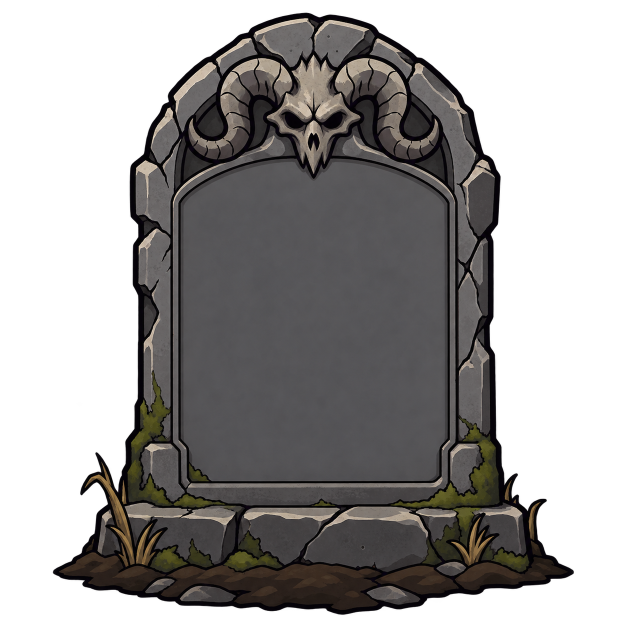
#> input picture src/assets/art/grave/source/cand_a.png, 1254 x 1254 px (shown at 1/2 size); its folder holds only this picture in this run
$ python install.py
#> lines starting #> are read from the running program, lines starting #| are printed output that depends on the picture
# -*- coding: utf-8 -*-
"""무덤 명패 비석 설치 — cand_<id>.png → ../tombstone.webp (256 투명 · 위아래 3% 여백 · 가운데)

python install.py [후보 id]   (없으면 a · 지금 설치본은 ins1 — 흰 비문 편집본 · ADR-0614)
찍는 것: 설치본 안의 앞면 판 사각 % — 화면이 앞면에 글자를 얹던 때(ADR-0611 ~ 0613)의 자리다. 지금 화면은 안 쓴다.
"""
import sys
from collections import deque
from pathlib import Path

from PIL import Image

HERE = Path(__file__).resolve().parent
SIDE, FILL = 256, 0.94          # 설치본 한 변 · 내용이 차지하는 세로 비 — 초상 자리를 비석이 거의 다 채운다


def main():
    vid = sys.argv[1] if len(sys.argv) > 1 else 'a'
    im = Image.open(HERE / f'cand_{vid}.png').convert('RGBA')
#> im is the input picture: PIL image 1254x1254 RGBA; mean R, G, B, A 40.1, 38.1, 37.3, 133.9
    a = im.getchannel('A').point(lambda v: 0 if v < 8 else v)        # 가장자리 잔털 알파를 걷는다
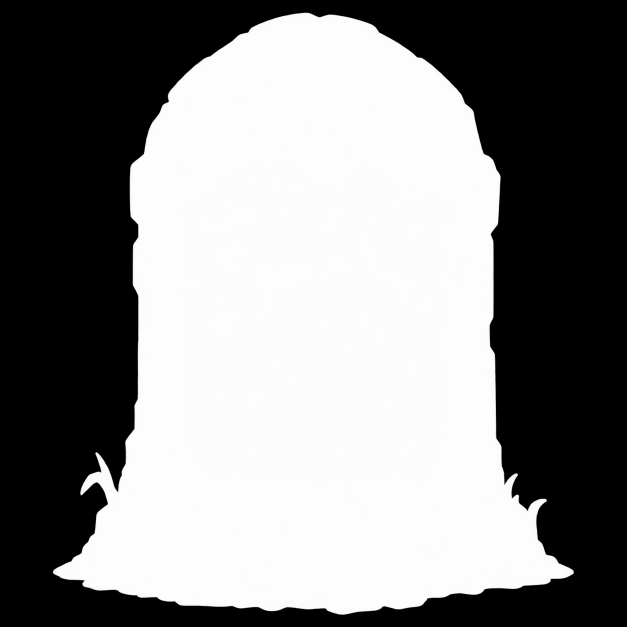
#> a: PIL image 1254x1254 L (shown at 1/2 size); min 0, max 255, mean 133.9
    im.putalpha(a)
    im = im.crop(a.point(lambda v: 255 if v >= 24 else 0).getbbox())
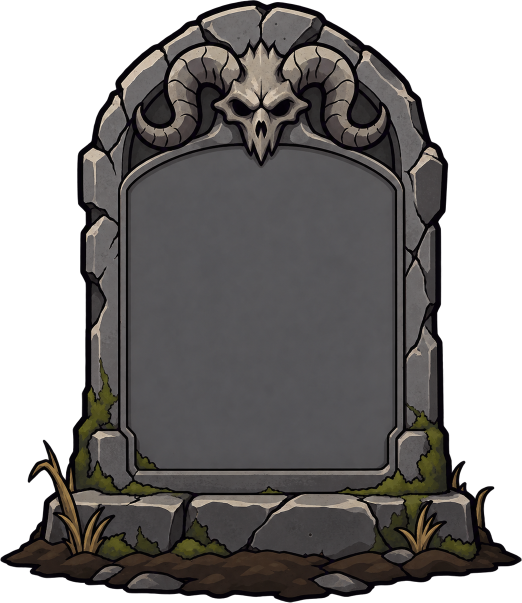
#> im: PIL image 1043x1205 RGBA (shown at 1/2 size); mean R, G, B, A 50.2, 47.7, 46.7, 167.5; transparent parts drawn white
    k = SIDE * FILL / max(im.size)
#> k = 0.2
    im = im.resize((round(im.width * k), round(im.height * k)), Image.LANCZOS)
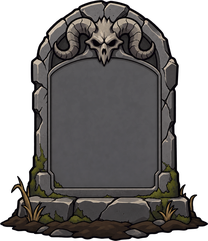
#> im: PIL image 208x241 RGBA; mean R, G, B, A 49.9, 47.5, 46.5, 167.5; transparent parts drawn white
    out = Image.new('RGBA', (SIDE, SIDE), (0, 0, 0, 0))
#> out: PIL image 256x256 RGBA; every value is 0
    out.alpha_composite(im, ((SIDE - im.width) // 2, (SIDE - im.height) // 2))
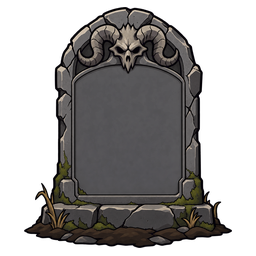
#> out: PIL image 256x256 RGBA; mean R, G, B, A 38.2, 36.3, 35.6, 128.1; transparent parts drawn white
    out.save(HERE.parent / 'tombstone.webp', 'WEBP', quality=90, method=6)

    # 빈 앞면 = 가운데 픽셀에서 비슷한 색으로 번지는 덩어리
    px = out.load()
    seed = (SIDE // 2, SIDE // 2)
    c0 = px[seed]
#> c0 = (86, 86, 88, 252)
    seen, q = {seed}, deque([seed])
    while q:
        x, y = q.popleft()
        for n in ((x + 1, y), (x - 1, y), (x, y + 1), (x, y - 1)):
            if n in seen or not (0 <= n[0] < SIDE and 0 <= n[1] < SIDE):
                continue
            c = px[n]
            if c[3] > 200 and sum(abs(c[i] - c0[i]) for i in range(3)) < 36:
                seen.add(n)
                q.append(n)
#> after the loop, seen = 12691 items
    xs, ys = [p[0] for p in seen], [p[1] for p in seen]
#> xs = 12691 values, max 180 at index 26, min 76 at index 6, mean 128.1; ys = 12691 values, max 193 at index 103, min 66 at index 4418, mean 131.7
    l, t, r, b = min(xs), min(ys), max(xs) + 1, max(ys) + 1
#> l = 76; t = 66; r = 181; b = 194
    pct = lambda v: f'{100 * v / SIDE:.1f}%'
    print(f'{vid}: {SIDE}px · panel px l{l} t{t} r{r} b{b} · css left {pct(l)} top {pct(t)} right {pct(SIDE - r)} bottom {pct(SIDE - b)}'
#> (the run stopped early here; a loop or call above may not have finished)
